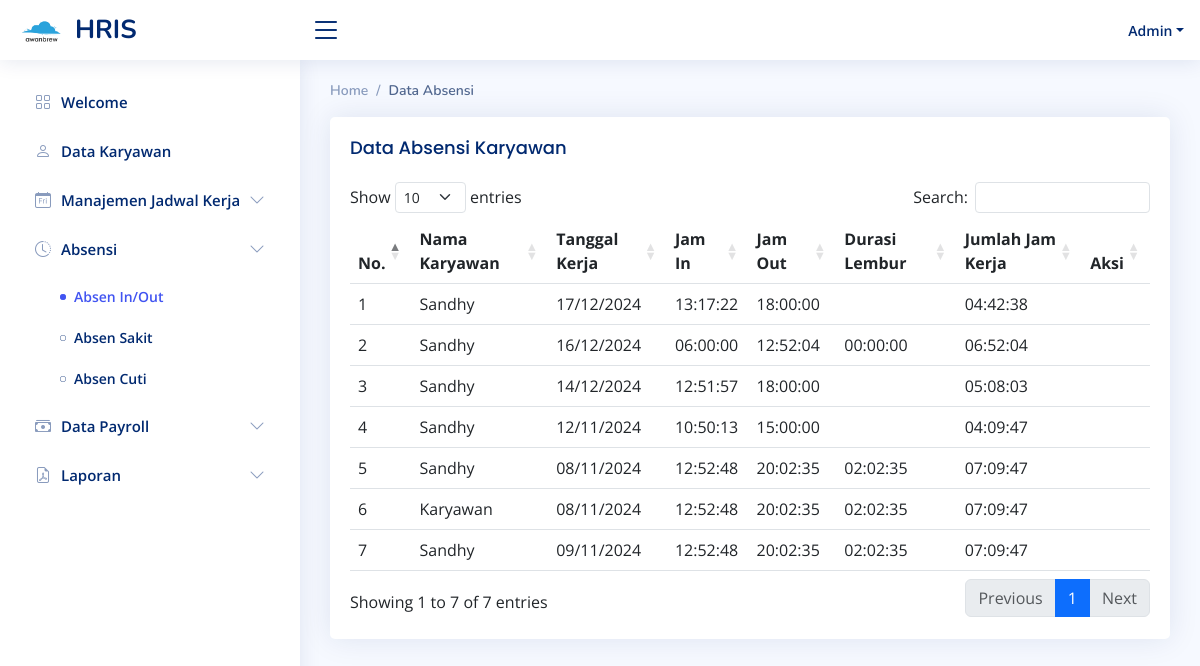
Before: /index.php?page=absen_in_out (signed in) with the older database file.
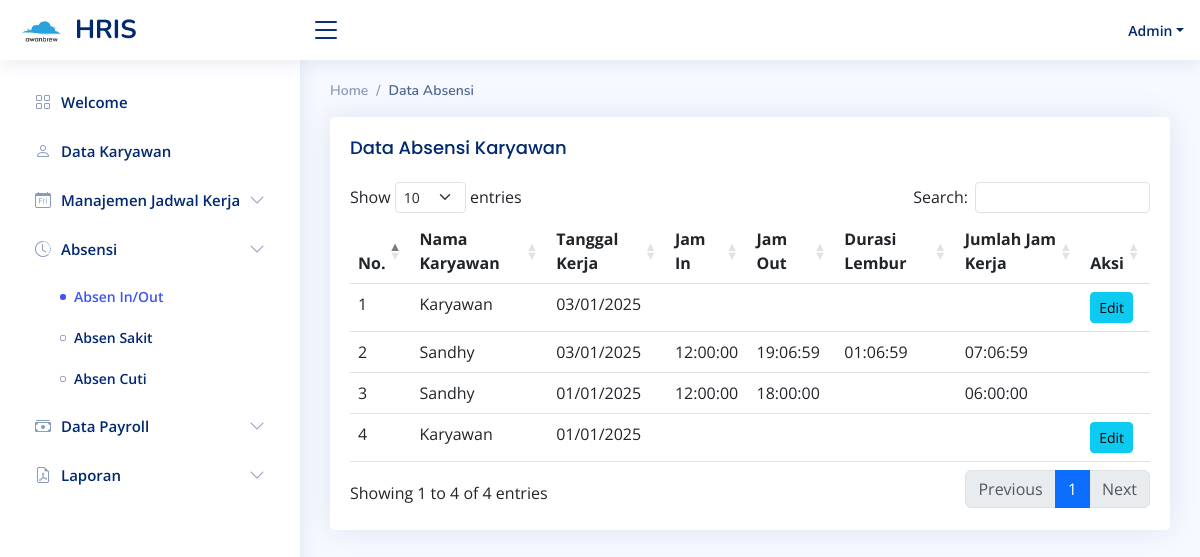
After: the same page with the newer database file.
### tables this page shows
CREATE TABLE `tb_absensi` (
  `id` int(11) NOT NULL,
  `id_jadwal` varchar(255) DEFAULT NULL,
  `tanggal_kerja` varchar(255) NOT NULL,
  `jam_in` varchar(255) DEFAULT NULL,
  `jam_out` varchar(255) DEFAULT NULL,
  `id_karyawan` varchar(255) NOT NULL,
  `durasi_lembur` varchar(255) DEFAULT NULL,
  `upah_lembur` varchar(255) DEFAULT NULL,
  `status` varchar(255) DEFAULT NULL
);

CREATE TABLE `tb_user` (
  `id` int(11) NOT NULL,
  `name` varchar(255) NOT NULL,
  `password` varchar(255) NOT NULL,
  `role` varchar(255) DEFAULT NULL,
  `salary` varchar(255) DEFAULT NULL,
  `upah_lembur` varchar(255) DEFAULT NULL
);

### pages/absensi/absen_in_out.php (the view, shortened to what this page needs)
<?php
include 'koneksi.php';
?>
<div class="pagetitle">
    <nav>
        <ol class="breadcrumb">
            <li class="breadcrumb-item">Home</li>
            <li class="breadcrumb-item active">Data Absensi</li>
        </ol>
    </nav>
</div>
<section class="section">
    <div class="row">
        <div class="col-lg-12">
            <div class="card">
                <div class="card-body">
                    <h5 class="card-title">
                        Data Absensi Karyawan
                    </h5>
                    <table class="table" id="datatable">
                        <thead>
                            <tr>
                                <th>No.</th>
                                <th>Nama Karyawan</th>
                                <th>Tanggal Kerja</th>
                                <th>Jam In</th>
                                <th>Jam Out</th>
                                <th>Durasi Lembur</th>
                                <th>Jumlah Jam Kerja</th>
                                <th>Aksi</th>
                            </tr>
                        </thead>
                        <tbody>
                            <?php
                            $no = 1;
                            if ($_SESSION['role'] == 'admin' || $_SESSION['role'] == 'owner') {
                                $sql = $conn->query(" SELECT ta.id, ta.id_karyawan, ta.tanggal_kerja, ta.jam_in, ta.jam_out, ta.durasi_lembur, ta.status, tu.name FROM tb_absensi ta LEFT JOIN tb_user tu ON ta.id_karyawan = tu.id LEFT JOIN tb_absen taa ON ta.tanggal_kerja = taa.tanggal_absen AND ta.id_karyawan = taa.id_karyawan ORDER BY id DESC ");
                            }
                            while ($data = $sql->fetch_assoc()) {
                                if (!empty($data['jam_in']) && !empty($data['jam_out'])) {
                                    $jam_in = new DateTime($data['jam_in']);
                                    $jam_out = new DateTime($data['jam_out']);
                                    $interval = $jam_in->diff($jam_out);
                                    $jumlah_jam_kerja = $interval->format('%H:%I:%S');
                                } else {
                                    $jumlah_jam_kerja = '';
                                }
                            ?>
                                <tr>
                                    <td><?php echo $no++; ?></td>
                                    <td><?php echo $data["name"];  ?></td>
                                    <td><?php echo date("d/m/Y", strtotime($data["tanggal_kerja"]));  ?></td>
                                    <td><?php echo $data["jam_in"];  ?></td>
                                    <td><?php echo $data["jam_out"];  ?></td>
                                    <td><?php echo $data["durasi_lembur"];  ?></td>
                                    <td><?php echo $jumlah_jam_kerja;  ?></td>
                                    <?php
                                    if ((is_null($data['jam_in']) || is_null($data['jam_out'])) && $_SESSION['role'] !== 'karyawan') {
                                        ?>
                                    <td>
                                        <form action="index.php?page=ubah_absensi_in_out" method="POST" style="display:inline;">
                                            <button type="submit" class="btn btn-info btn-sm"><i class="fa fa-edit"></i> Edit</button>
                                        </form>
                                    </td>
                                    <?php
                                        } else {
                                            echo '<td></td>';
                                        }
                                    ?>
                                </tr>
                            <?php } ?>
                        </tbody>
                    </table>
                </div>
            </div>
        </div>
    </div>
</section>

Changed rows visible on the page:
removed tb_absensi: tb_user.name "Sandhy", tanggal_kerja "17/12/2024", jam_in "13:17:22", jam_out "18:00:00", jumlah_jam_kerja "04:42:38"
removed tb_absensi: tb_user.name "Sandhy", tanggal_kerja "16/12/2024", jam_in "06:00:00", jam_out "12:52:04", durasi_lembur "00:00:00", jumlah_jam_kerja "06:52:04"
removed tb_absensi: tb_user.name "Sandhy", tanggal_kerja "14/12/2024", jam_in "12:51:57", jam_out "18:00:00", jumlah_jam_kerja "05:08:03"
removed tb_absensi: tb_user.name "Sandhy", tanggal_kerja "12/11/2024", jam_in "10:50:13", jam_out "15:00:00", jumlah_jam_kerja "04:09:47"
removed tb_absensi: tb_user.name "Sandhy", tanggal_kerja "08/11/2024", jam_in "12:52:48", jam_out "20:02:35", durasi_lembur "02:02:35", jumlah_jam_kerja "07:09:47"
removed tb_absensi: tb_user.name "Karyawan", tanggal_kerja "08/11/2024", jam_in "12:52:48", jam_out "20:02:35", durasi_lembur "02:02:35", jumlah_jam_kerja "07:09:47"
removed tb_absensi: tb_user.name "Sandhy", tanggal_kerja "09/11/2024", jam_in "12:52:48", jam_out "20:02:35", durasi_lembur "02:02:35", jumlah_jam_kerja "07:09:47"
added tb_absensi: tb_user.name "Karyawan", tanggal_kerja "03/01/2025"
added tb_absensi: tb_user.name "Sandhy", tanggal_kerja "03/01/2025", jam_in "12:00:00", jam_out "19:06:59", durasi_lembur "01:06:59", jumlah_jam_kerja "07:06:59"
added tb_absensi: tb_user.name "Sandhy", tanggal_kerja "01/01/2025", jam_in "12:00:00", jam_out "18:00:00", jumlah_jam_kerja "06:00:00"
added tb_absensi: tb_user.name "Karyawan", tanggal_kerja "01/01/2025"
Other visible differences:
text written by a page script: "Show entries Search: Showing 1 to 7 of 7 entries Previous 1 Next" → "Show entries Search: Showing 1 to 4 of 4 entries Previous 1 Next"
